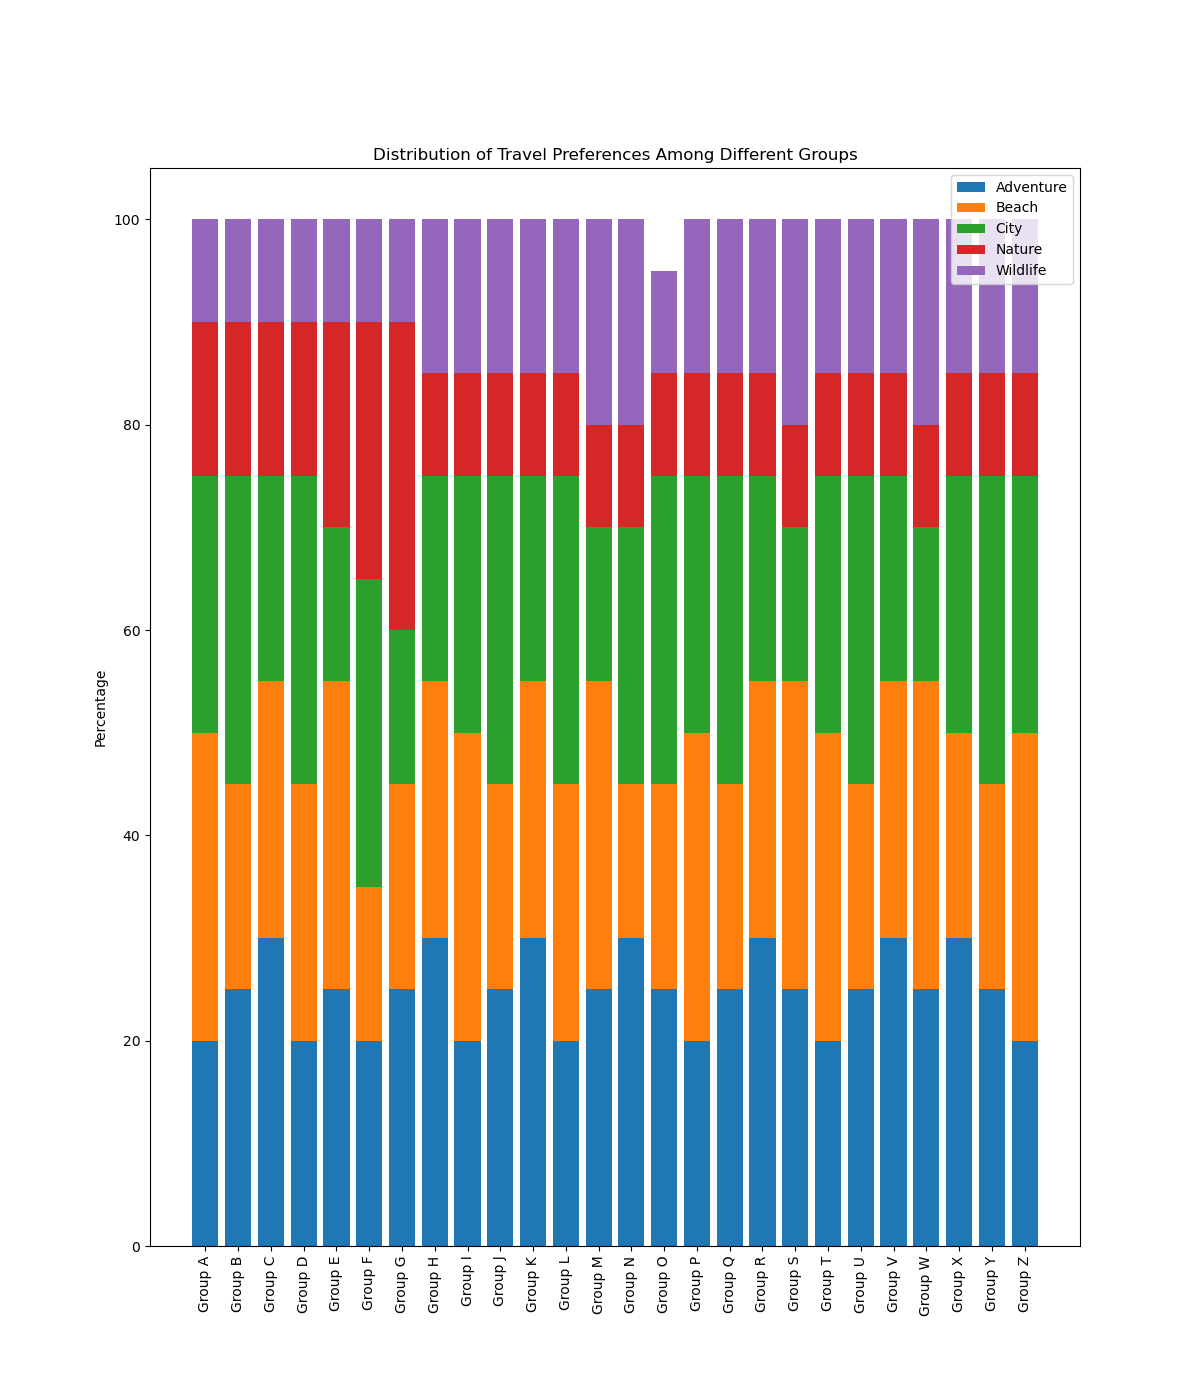

The Python source for this figure:

import matplotlib.pyplot as plt
import numpy as np

data = {
    'Category': ['Group A', 'Group B', 'Group C', 'Group D', 'Group E', 'Group F', 'Group G', 'Group H', 'Group I', 'Group J', 
                 'Group K', 'Group L', 'Group M', 'Group N', 'Group O', 'Group P', 'Group Q', 'Group R', 'Group S', 'Group T', 
                 'Group U', 'Group V', 'Group W', 'Group X', 'Group Y', 'Group Z'],
    'Adventure': [20, 25, 30, 20, 25, 20, 25, 30, 20, 25, 30, 20, 25, 30, 25, 20, 25, 30, 25, 20, 25, 30, 25, 30, 25, 20],
    'Beach': [30, 20, 25, 25, 30, 15, 20, 25, 30, 20, 25, 25, 30, 15, 20, 30, 20, 25, 30, 30, 20, 25, 30, 20, 20, 30],
    'City': [25, 30, 20, 30, 15, 30, 15, 20, 25, 30, 20, 30, 15, 25, 30, 25, 30, 20, 15, 25, 30, 20, 15, 25, 30, 25],
    'Nature': [15, 15, 15, 15, 20, 25, 30, 10, 10, 10, 10, 10, 10, 10, 10, 10, 10, 10, 10, 10, 10, 10, 10, 10, 10, 10],
    'Wildlife': [10, 10, 10, 10, 10, 10, 10, 15, 15, 15, 15, 15, 20, 20, 10, 15, 15, 15, 20, 15, 15, 15, 20, 15, 15, 15]
}

categories = data['Category']
adventure = data['Adventure']
beach = data['Beach']
city = data['City']
nature = data['Nature']
wildlife = data['Wildlife']

ind = np.arange(len(categories))
width = 0.8

fig, ax = plt.subplots(figsize=(12, 14))

p1 = ax.bar(ind, adventure, width, color='#1f77b4')
p2 = ax.bar(ind, beach, width, bottom=adventure, color='#ff7f0e')
p3 = ax.bar(ind, city, width, bottom=np.array(adventure) + np.array(beach), color='#2ca02c')
p4 = ax.bar(ind, nature, width, bottom=np.array(adventure) + np.array(beach) + np.array(city), color='#d62728')
p5 = ax.bar(ind, wildlife, width, bottom=np.array(adventure) + np.array(beach) + np.array(city) + np.array(nature), color='#9467bd')

ax.set_ylabel('Percentage')
ax.set_title('Distribution of Travel Preferences Among Different Groups')
ax.set_xticks(ind)
ax.set_xticklabels(categories, rotation=90)
ax.legend((p1[0], p2[0], p3[0], p4[0], p5[0]), ('Adventure', 'Beach', 'City', 'Nature', 'Wildlife'), loc='upper right')

plt.show()
